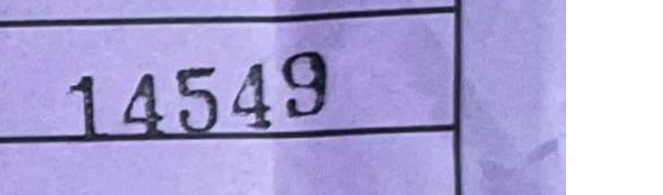
#> input picture debug_gc_WINNER_rot180.png, 663 x 195 px, found by its file name
$ python extract_gc_contours.py
#> lines starting #> are read from the running program, lines starting #| are printed output that depends on the picture; after the words box and inside, x2 and y2 are one past the last pixel; in counts of white or black regions, pixels touching at a corner belong together
import cv2
import numpy as np
import pytesseract
import os

# Target the image the user said "I can see 14549" in
IMG_PATH = r"c:\Users\avin4\Desktop\wbai_doc_extractor_engine-maincopy\debug_gc_WINNER_rot180.png"

def extract_digits_via_contours(path):
    if not os.path.exists(path):
        print(f"Image not found: {path}")
        return

    print(f"Processing: {os.path.basename(path)}")
    img = cv2.imread(path)
#> img is the input picture: shape (195, 663, 3); mean B, G, R 214.6, 166.4, 174.2

    # 1. Preprocessing
    gray = cv2.cvtColor(img, cv2.COLOR_BGR2GRAY)
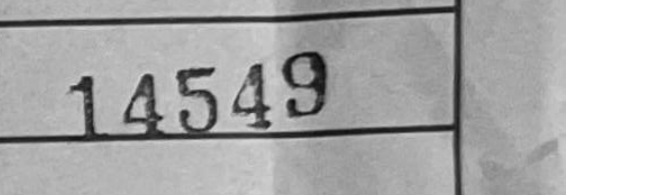
#> gray: shape (195, 663); min 8, max 255, mean 174.2

    # Upscale heavily to separate characters
    scale = 4
    scaled = cv2.resize(gray, None, fx=scale, fy=scale, interpolation=cv2.INTER_CUBIC)

    # Thresholding
    _, thresh = cv2.threshold(scaled, 0, 255, cv2.THRESH_BINARY_INV + cv2.THRESH_OTSU)
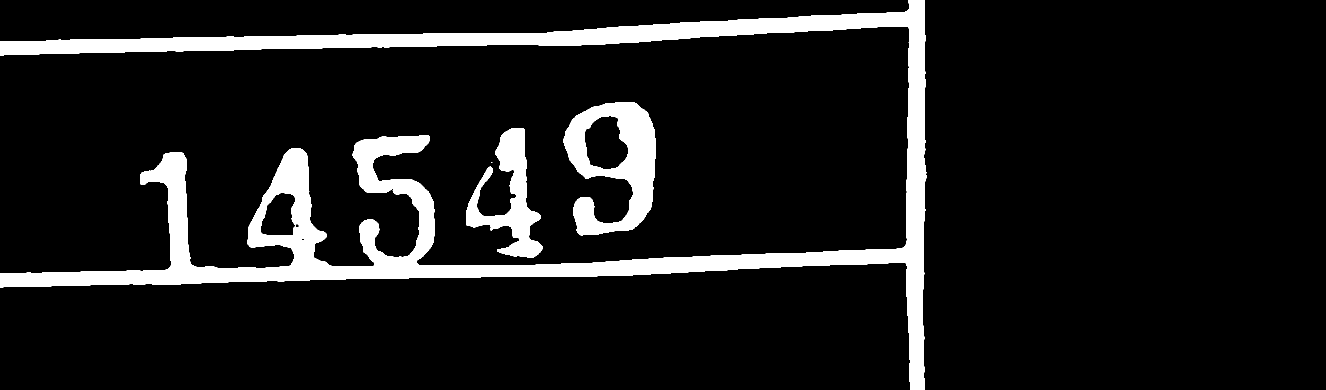
#> thresh: shape (780, 2652) (shown at 1/2 size); 10.2% white; 4 white regions (1 under 20 px), largest, box (x1, y1, x2, y2) and area: (0, 0, 1853, 780) 171831, (1127, 204, 1312, 471) 25149, (932, 256, 1085, 516) 15009

    # EROSION to separate connected characters
    kernel = np.ones((5,5), np.uint8)
    thresh = cv2.erode(thresh, kernel, iterations=2)
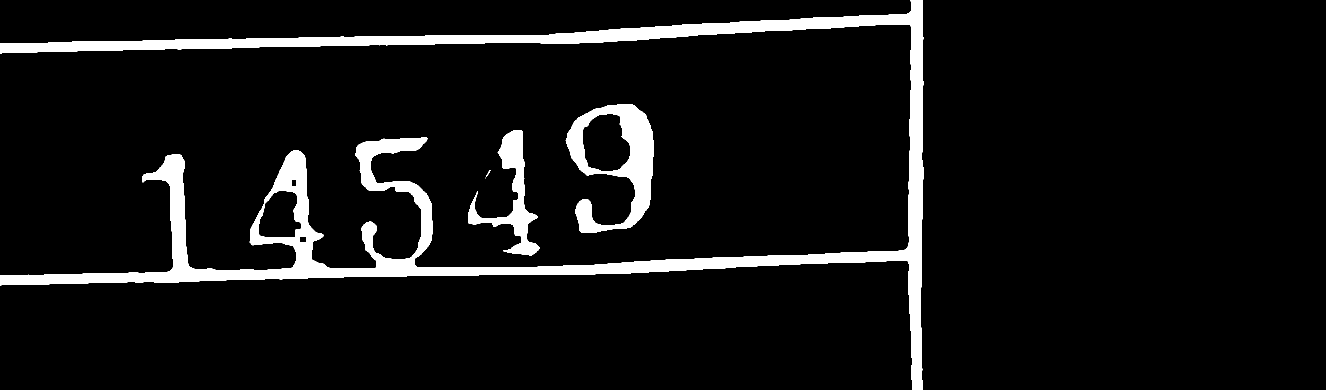
#> thresh: shape (780, 2652) (shown at 1/2 size); 7.3% white; 5 white regions (1 under 20 px)
    print("Applied Erosion (Kernel 5x5, 2 iters)")

    # Check if we need to invert (we want white digits on black background for contours)
    # The above assumes black text on white bg -> THRESH_BINARY_INV makes text white.

    # 2. Find Contours
    contours, _ = cv2.findContours(thresh, cv2.RETR_EXTERNAL, cv2.CHAIN_APPROX_SIMPLE)
#> contours = 5 contours, 2 with area under 20; largest, box (x1, y1, x2, y2) and area: (0, 0, 1848, 780) 123482, (1131, 208, 1308, 466) 26508, (936, 260, 1080, 511) 9083

    # 3. Filter Contours (Keep only digit-like shapes)
    digit_candidates = []
    viz_img = cv2.cvtColor(scaled, cv2.COLOR_GRAY2BGR)

    height, width = scaled.shape
#> height = 780; width = 2652
    min_h = height * 0.4  # Digit must be at least 40% of image height
#> min_h = 312
    max_h = height * 0.95
#> max_h = 741
    min_w = 10 * scale    # Min width in pixels

    print(f"Detected {len(contours)} contours. Filtering...")
#> (printed output is left out)

    for i, cnt in enumerate(contours):
        x, y, w, h = cv2.boundingRect(cnt)
        print(f"  Contour {i}: x={x}, y={y}, w={w}, h={h} (img_h={height})")

        # Filter noise (RELAXED)
        if h < height * 0.15: # < 15% height is probably noise
             continue

        # Store
        digit_candidates.append((x, y, w, h, cnt))

        # Draw all candidates in Blue
        cv2.rectangle(viz_img, (x, y), (x+w, y+h), (255, 0, 0), 2)
#> this loop made 5 passes
#> (x, y, w, h) on passes 1 to 5: (970, 356, 1, 1), (971, 340, 10, 15), (936, 260, 144, 251), (1131, 208, 177, 258), (0, 0, 1848, 780)
#|   Contour 0: x=970, y=356, w=1, h=1 (img_h=780)
#|   Contour 1: x=971, y=340, w=10, h=15 (img_h=780)
#|   Contour 2: x=936, y=260, w=144, h=251 (img_h=780)
#|   Contour 3: x=1131, y=208, w=177, h=258 (img_h=780)
#|   Contour 4: x=0, y=0, w=1848, h=780 (img_h=780)
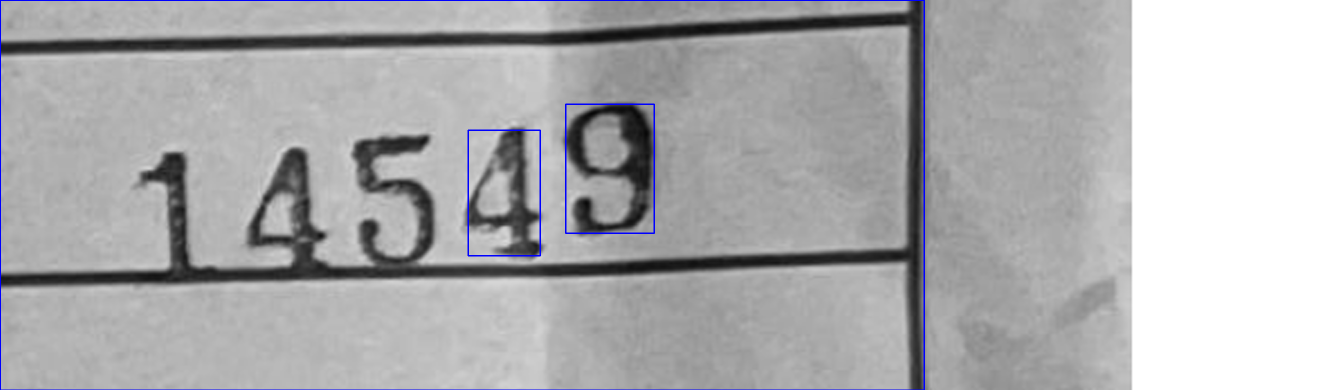
#> viz_img: shape (780, 2652, 3) (shown at 1/2 size); mean B, G, R 174.9, 173.1, 173.1
#> after the loop, digit_candidates = 3 items

    # 4. Sort Left to Right
    digit_candidates.sort(key=lambda c: c[0])

    # 5. Extract and OCR each
    full_number = ""

    print(f"Found {len(digit_candidates)} valid digit candidates.")
#| Found 3 valid digit candidates.

    for i, (x, y, w, h, cnt) in enumerate(digit_candidates):
        # Draw final chosen in Green
        cv2.rectangle(viz_img, (x, y), (x+w, y+h), (0, 255, 0), 4)

        # Add padding for safe OCR
        pad = 10
        roi = scaled[max(0, y-pad):min(height, y+h+pad), max(0, x-pad):min(width, x+w+pad)]

        # Invert back to Black Text on White (Tesseract prefers this)
        roi = cv2.bitwise_not(roi)

        # OCR Single Char
        char = pytesseract.image_to_string(roi, config='--psm 10 -c tessedit_char_whitelist=0123456789').strip()
        print(f"  Digit {i+1}: char='{char}' (w={w}, h={h})")

        if char:
            full_number += char
        else:
            # Fallback: Count pixel density?
            pass
#> this loop made 1 pass
#> (x, y, w, h, pad) on pass 1: (0, 0, 1848, 780, 10)
#> pass 1, in extract_digits_via_contours, `roi = scaled[max(0, y-pad):min(height, y+h+pad), max(0, x-pad):min(wid..`:
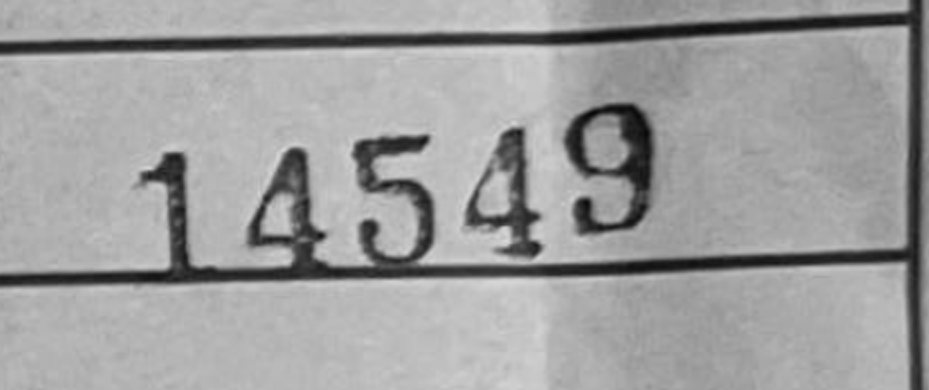
#> roi: shape (780, 1858) (shown at 1/2 size); min 6, max 218, mean 158.7
#> pass 1, in extract_digits_via_contours, `roi = cv2.bitwise_not(roi)`:
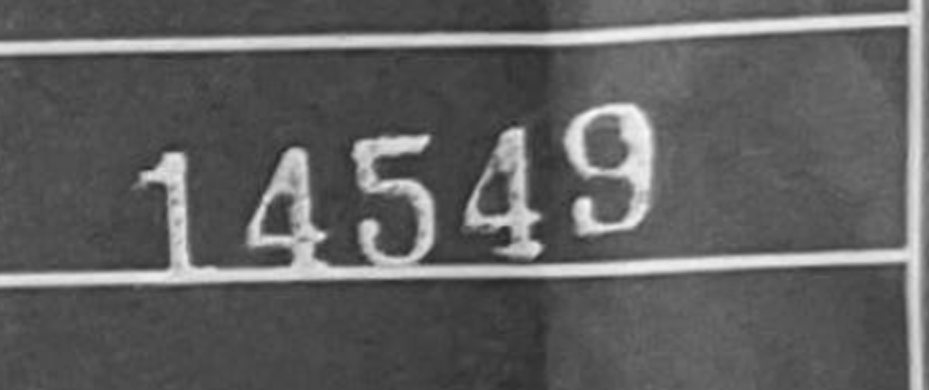
#> roi: shape (780, 1858) (shown at 1/2 size); min 37, max 249, mean 96.3
#> after the loop:
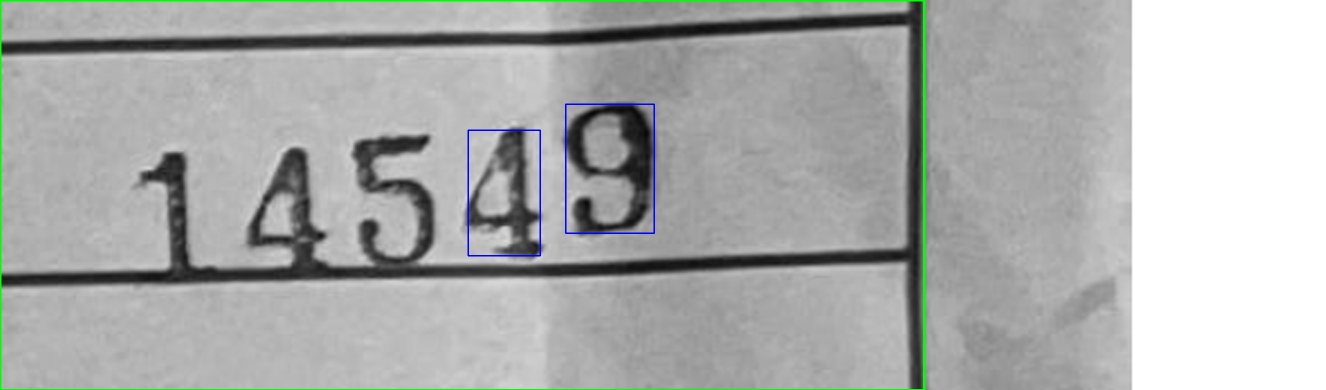
#> viz_img: shape (780, 2652, 3) (shown at 1/2 size); 0.75% of pixels changed, all inside (x1, y1, x2, y2) = (0, 0, 1851, 780)
#> after the loop, full_number = ''

    print(f"\nFinal Extracted Number: {full_number}")

    # Save visualization
    out_path = "debug_contours_viz.jpg"
    cv2.imwrite(out_path, viz_img)
    print(f"Saved visualization to: {out_path}")

if __name__ == "__main__":
    extract_digits_via_contours(IMG_PATH)
#> (the call stopped at in extract_digits_via_contours, `char = pytesseract.image_to_string(roi, config='--psm 10 -c tessedit_c..`: pytesseract is not available in this run)

$ run again, with gc_adjusted.png copied over debug_gc_WINNER_rot180.png
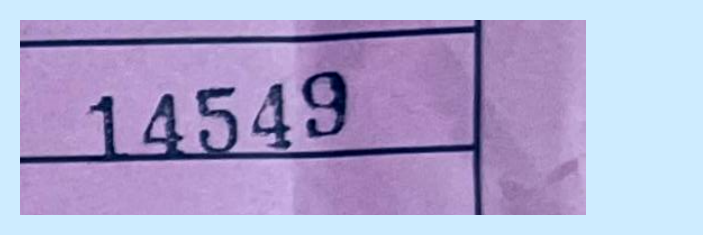
#> input picture gc_adjusted.png, 703 x 235 px, found by its file name
#> in extract_digits_via_contours, img is the input picture: shape (235, 703, 3); mean B, G, R 207.1, 166.7, 174.4
#> in extract_digits_via_contours, `thresh = cv2.erode(thresh, kernel, iterations=2)`:
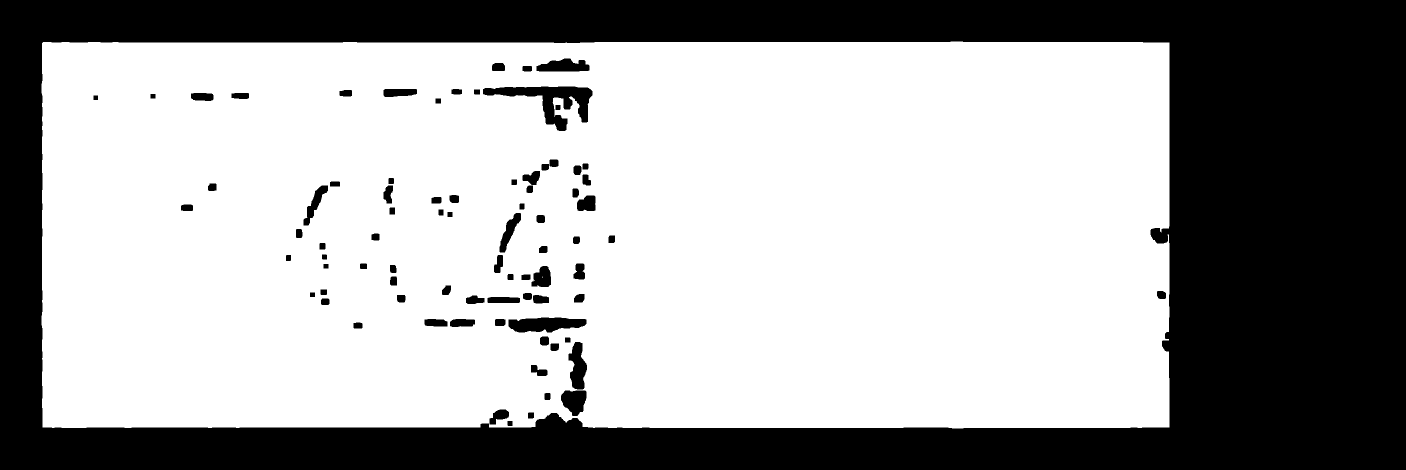
#> thresh: shape (940, 2812) (shown at 1/2 size); 64.1% white; 82 black regions
#> contours = 1 contour; box (x1, y1, x2, y2) and area: (83, 83, 2339, 857) 1731774
#> (printed output is left out)
#> the loop in extract_digits_via_contours, `for i, cnt in enumerate(contours):` made 1 pass
#> (x, y, w, h) on pass 1: (83, 83, 2256, 774)
#> (printed output is left out)
#> after the loop in extract_digits_via_contours, `for i, cnt in enumerate(contours):`: digit_candidates = 1 item
#| Found 1 valid digit candidates.
#> the loop in extract_digits_via_contours, `for i, (x, y, w, h, cnt) in enumerate(digit_candidates):` made 1 pass
#> (x, y, w, h, pad) on pass 1: (83, 83, 2256, 774, 10)
#> after the loop in extract_digits_via_contours, `for i, (x, y, w, h, cnt) in enumerate(digit_candidates):`:
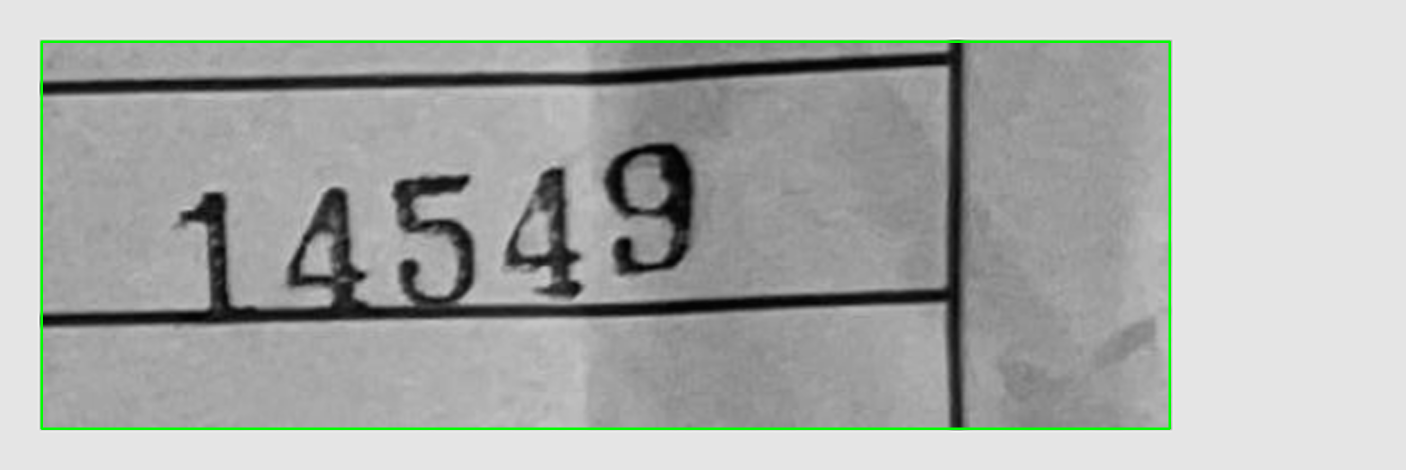
#> viz_img: shape (940, 2812, 3) (shown at 1/2 size); mean B, G, R 171.8, 174.7, 171.8
#> after the loop in extract_digits_via_contours, `for i, (x, y, w, h, cnt) in enumerate(digit_candidates):`: full_number = ''
